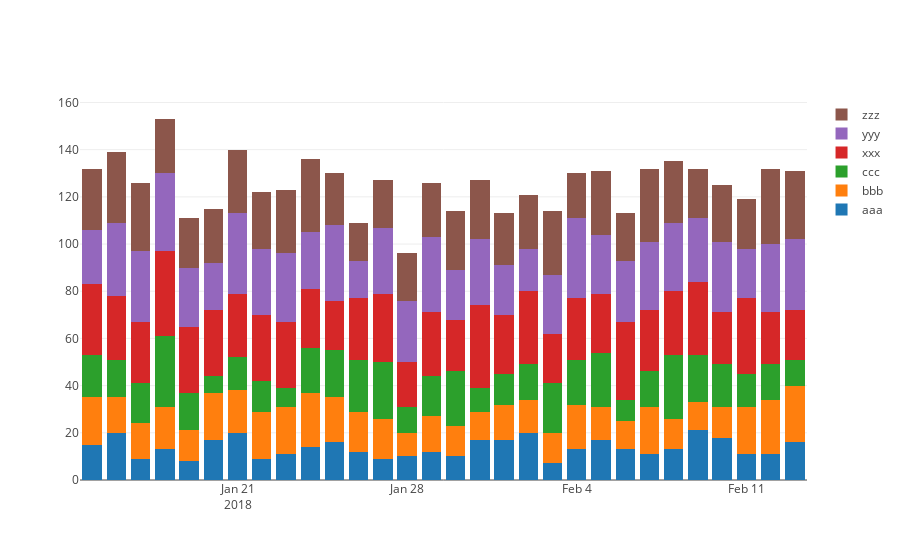

The notebook cell this image was saved under:
### Code cell
# Generate 30 days of orders using the Poisson distribution with the given rates
order_rates = [
    ("aaa", 400/30),
    ("bbb", 500/30),
    ("ccc", 500/30),
    ("xxx", 800/30),
    ("yyy", 800/30),
    ("zzz", 750/30)
]
order_days = 30
bookings = pd.concat(
    [
        pd.DataFrame({
            "BookingId": [part + "-" + str(i) for i in range(0,order_days)],
            "Priority": 100,
            "Part": part,
            "Quantity": pd.Series(nd.random.poisson(lam=lam, size=order_days)),
            "DueDate": pd.date_range(start="2018-01-15", periods=order_days)
        })
        for (part,lam) in order_rates
    ]
)
prev_parts = []
plotly.offline.iplot(
    go.Figure(
        data=
          [ go.Bar(
                x=bookings[bookings.Part==part]["DueDate"],
                y=bookings[bookings.Part==part]["Quantity"],
                name=part)
            for part in bookings.Part.unique()
          ],
        layout=go.Layout(barmode='stack')
))

### Figure 1 — Plotly figure (JSON) as saved in the notebook; plotly's stock layout.template omitted (floating-point values rounded to 4 significant figures)
{"data": [{"name": "aaa", "type": "bar", "x": ["2018-01-15", "2018-01-16", "2018-01-17", "2018-01-18", "2018-01-19", "2018-01-20", "2018-01-21", "2018-01-22", "2018-01-23", "2018-01-24", "2018-01-25", "2018-01-26", "2018-01-27", "2018-01-28", "2018-01-29", "2018-01-30", "2018-01-31", "2018-02-01", "2018-02-02", "2018-02-03", "2018-02-04", "2018-02-05", "2018-02-06", "2018-02-07", "2018-02-08", "2018-02-09", "2018-02-10", "2018-02-11", "2018-02-12", "2018-02-13"], "y": [15, 20, 9, 13, 8, 17, 20, 9, 11, 14, 16, 12, 9, 10, 12, 10, 17, 17, 20, 7, 13, 17, 13, 11, 13, 21, 18, 11, 11, 16]}, {"name": "bbb", "type": "bar", "x": ["2018-01-15", "2018-01-16", "2018-01-17", "2018-01-18", "2018-01-19", "2018-01-20", "2018-01-21", "2018-01-22", "2018-01-23", "2018-01-24", "2018-01-25", "2018-01-26", "2018-01-27", "2018-01-28", "2018-01-29", "2018-01-30", "2018-01-31", "2018-02-01", "2018-02-02", "2018-02-03", "2018-02-04", "2018-02-05", "2018-02-06", "2018-02-07", "2018-02-08", "2018-02-09", "2018-02-10", "2018-02-11", "2018-02-12", "2018-02-13"], "y": [20, 15, 15, 18, 13, 20, 18, 20, 20, 23, 19, 17, 17, 10, 15, 13, 12, 15, 14, 13, 19, 14, 12, 20, 13, 12, 13, 20, 23, 24]}, {"name": "ccc", "type": "bar", "x": ["2018-01-15", "2018-01-16", "2018-01-17", "2018-01-18", "2018-01-19", "2018-01-20", "2018-01-21", "2018-01-22", "2018-01-23", "2018-01-24", "2018-01-25", "2018-01-26", "2018-01-27", "2018-01-28", "2018-01-29", "2018-01-30", "2018-01-31", "2018-02-01", "2018-02-02", "2018-02-03", "2018-02-04", "2018-02-05", "2018-02-06", "2018-02-07", "2018-02-08", "2018-02-09", "2018-02-10", "2018-02-11", "2018-02-12", "2018-02-13"], "y": [18, 16, 17, 30, 16, 7, 14, 13, 8, 19, 20, 22, 24, 11, 17, 23, 10, 13, 15, 21, 19, 23, 9, 15, 27, 20, 18, 14, 15, 11]}, {"name": "xxx", "type": "bar", "x": ["2018-01-15", "2018-01-16", "2018-01-17", "2018-01-18", "2018-01-19", "2018-01-20", "2018-01-21", "2018-01-22", "2018-01-23", "2018-01-24", "2018-01-25", "2018-01-26", "2018-01-27", "2018-01-28", "2018-01-29", "2018-01-30", "2018-01-31", "2018-02-01", "2018-02-02", "2018-02-03", "2018-02-04", "2018-02-05", "2018-02-06", "2018-02-07", "2018-02-08", "2018-02-09", "2018-02-10", "2018-02-11", "2018-02-12", "2018-02-13"], "y": [30, 27, 26, 36, 28, 28, 27, 28, 28, 25, 21, 26, 29, 19, 27, 22, 35, 25, 31, 21, 26, 25, 33, 26, 27, 31, 22, 32, 22, 21]}, {"name": "yyy", "type": "bar", "x": ["2018-01-15", "2018-01-16", "2018-01-17", "2018-01-18", "2018-01-19", "2018-01-20", "2018-01-21", "2018-01-22", "2018-01-23", "2018-01-24", "2018-01-25", "2018-01-26", "2018-01-27", "2018-01-28", "2018-01-29", "2018-01-30", "2018-01-31", "2018-02-01", "2018-02-02", "2018-02-03", "2018-02-04", "2018-02-05", "2018-02-06", "2018-02-07", "2018-02-08", "2018-02-09", "2018-02-10", "2018-02-11", "2018-02-12", "2018-02-13"], "y": [23, 31, 30, 33, 25, 20, 34, 28, 29, 24, 32, 16, 28, 26, 32, 21, 28, 21, 18, 25, 34, 25, 26, 29, 29, 27, 30, 21, 29, 30]}, {"name": "zzz", "type": "bar", "x": ["2018-01-15", "2018-01-16", "2018-01-17", "2018-01-18", "2018-01-19", "2018-01-20", "2018-01-21", "2018-01-22", "2018-01-23", "2018-01-24", "2018-01-25", "2018-01-26", "2018-01-27", "2018-01-28", "2018-01-29", "2018-01-30", "2018-01-31", "2018-02-01", "2018-02-02", "2018-02-03", "2018-02-04", "2018-02-05", "2018-02-06", "2018-02-07", "2018-02-08", "2018-02-09", "2018-02-10", "2018-02-11", "2018-02-12", "2018-02-13"], "y": [26, 30, 29, 23, 21, 23, 27, 24, 27, 31, 22, 16, 20, 20, 23, 25, 25, 22, 23, 27, 19, 27, 20, 31, 26, 21, 24, 21, 32, 29]}], "layout": {"barmode": "stack"}}
